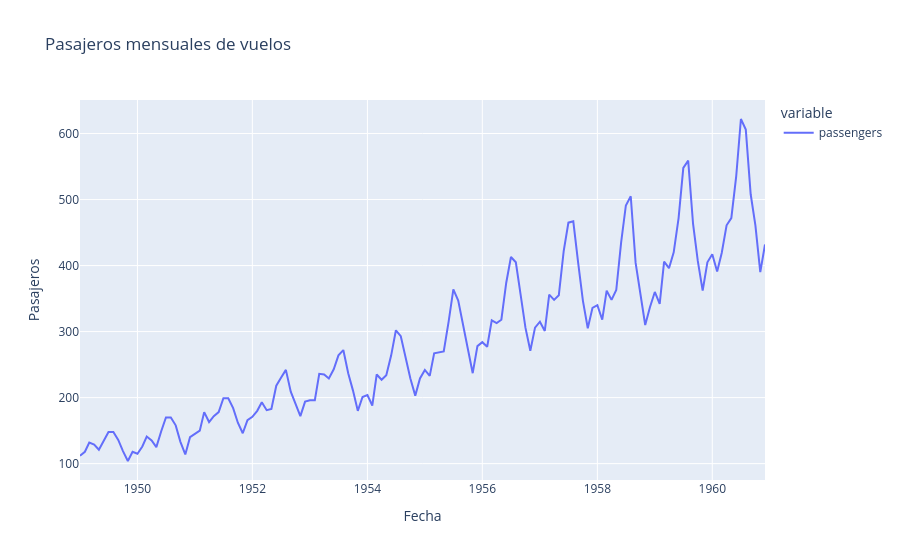

The notebook cell this image was saved under:
### Markdown cell above
## 6. Visualización de la serie de tiempo (Diagnóstico)

Graficaremos la serie de tiempo para observar tendencias, estacionalidad y posibles anomalías.

### Code cell
# TODO: Código para hacer gráfico de línea
fig = px.line(
    df_ts,
    title = "Pasajeros mensuales de vuelos"
)

fig.update_layout(
    xaxis_title = "Fecha",
    yaxis_title = "Pasajeros"
)

fig.show()

### Figure 1 — Plotly figure (JSON) as saved in the notebook; plotly's stock layout.template omitted (floating-point values rounded to 4 significant figures; data arrays with more than 128 entries replaced by an {"elided": "..."} marker saying what was removed)
{"data": [{"hovertemplate": "variable=passengers<br>date=%{x}<br>value=%{y}<extra></extra>", "legendgroup": "passengers", "line": {"color": "#636efa", "dash": "solid"}, "marker": {"symbol": "circle"}, "mode": "lines", "name": "passengers", "orientation": "v", "showlegend": true, "type": "scatter", "x": {"elided": "144 str values"}, "xaxis": "x", "y": {"elided": "144 int values"}, "yaxis": "y"}], "layout": {"legend": {"title": {"text": "variable"}, "tracegroupgap": 0}, "title": {"text": "Pasajeros mensuales de vuelos"}, "xaxis": {"anchor": "y", "domain": [0, 1], "title": {"text": "Fecha"}}, "yaxis": {"anchor": "x", "domain": [0, 1], "title": {"text": "Pasajeros"}}}}
